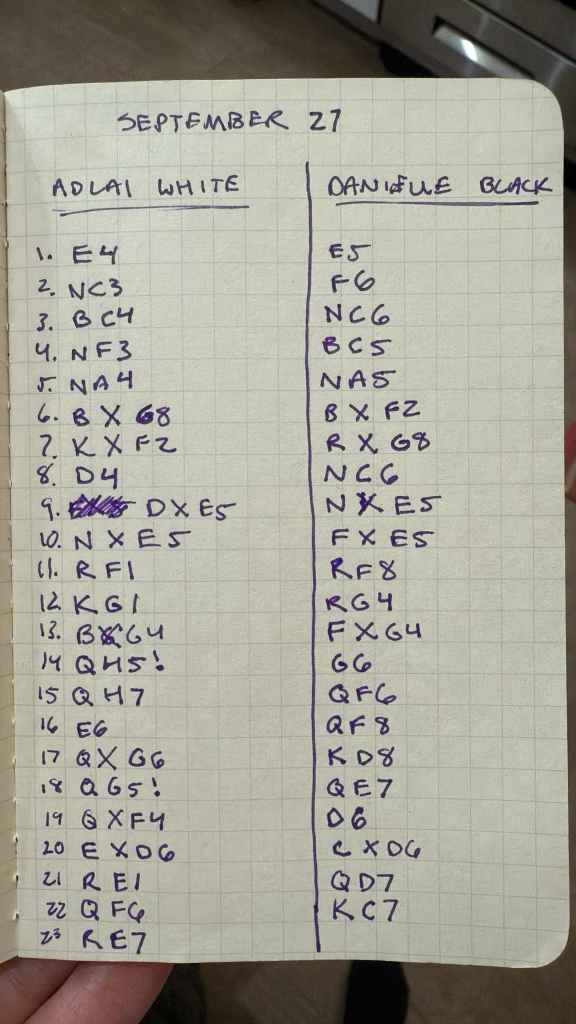
#> input picture img/src/1759549223658-IMG_293F39624621-1.jpeg, 1152 x 2048 px, found by its file name (shown at 1/2 size)
$ python chess_segmenter.py img/src/1759549223658-IMG_293F39624621-1.jpeg
#> lines starting #> are read from the running program, lines starting #| are printed output that depends on the picture; after the words box and inside, x2 and y2 are one past the last pixel; in counts of white or black regions, pixels touching at a corner belong together
#> in process_chess_layout, image is the input picture: shape (2048, 1152, 3); mean B, G, R 151.2, 163.8, 166
import sys
import json
from typing import List, Dict, Any, Tuple

import cv2
import numpy as np
import pytesseract
from sklearn.cluster import DBSCAN

import os
from datetime import datetime

def writefile(output_path: str, image_data):
    try:
        os.makedirs(os.path.dirname(output_path), exist_ok=True)
        success = cv2.imwrite(output_path, image_data)
        if success:
            return output_path
            print(f"✅ Cleaned image saved to {output_path}")
        else:
            return ''
            print(f"⚠️ Failed to write image file: {output_path}")
    except Exception as e:
        print(f"⚠️ Could not save cleaned image ({type(e).__name__}): {e}")
        return ''

def _read_image(image_path: str) -> Tuple[np.ndarray, int, int]:
    image = cv2.imread(image_path)
    if image is None:
        raise FileNotFoundError(f"Could not read image: {image_path}")
    h, w = image.shape[:2]
    return image, w, h


def _preprocess(image: np.ndarray, target_width: int = 1200) -> tuple[np.ndarray, float]:
    """Preprocess image to produce a clean binary mask and scale factor."""
#> called with target_width = 1200
    h, w = image.shape[:2]

    # Scale image if it's too large
    scale = 1.0
    if w > target_width:
        scale = target_width / float(w)
        new_w, new_h = int(w * scale), int(h * scale)
        image = cv2.resize(image, (new_w, new_h), interpolation=cv2.INTER_AREA)

    gray = cv2.cvtColor(image, cv2.COLOR_BGR2GRAY)
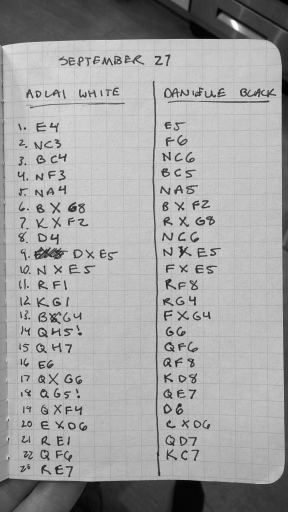
#> gray: shape (2048, 1152) (shown at 1/4 size); min 0, max 255, mean 163

    # Adaptive threshold (normal + inverted)
    th1 = cv2.adaptiveThreshold(
        gray, 255, cv2.ADAPTIVE_THRESH_GAUSSIAN_C, cv2.THRESH_BINARY_INV, 25, 15
    )
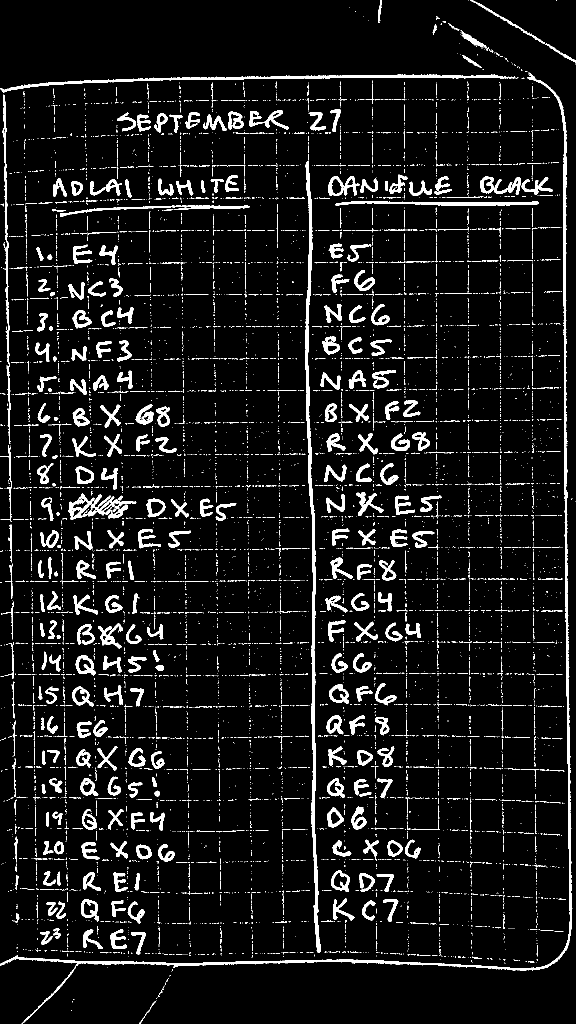
#> th1: shape (2048, 1152) (shown at 1/2 size); 7.5% white; 6851 white regions (6183 under 20 px), largest, box (x1, y1, x2, y2) and area: (0, 145, 1145, 1942) 13242, (610, 322, 641, 1905) 9229, (0, 148, 1031, 186) 5109
    th2 = cv2.adaptiveThreshold(
        255 - gray, 255, cv2.ADAPTIVE_THRESH_GAUSSIAN_C, cv2.THRESH_BINARY_INV, 25, 15
    )
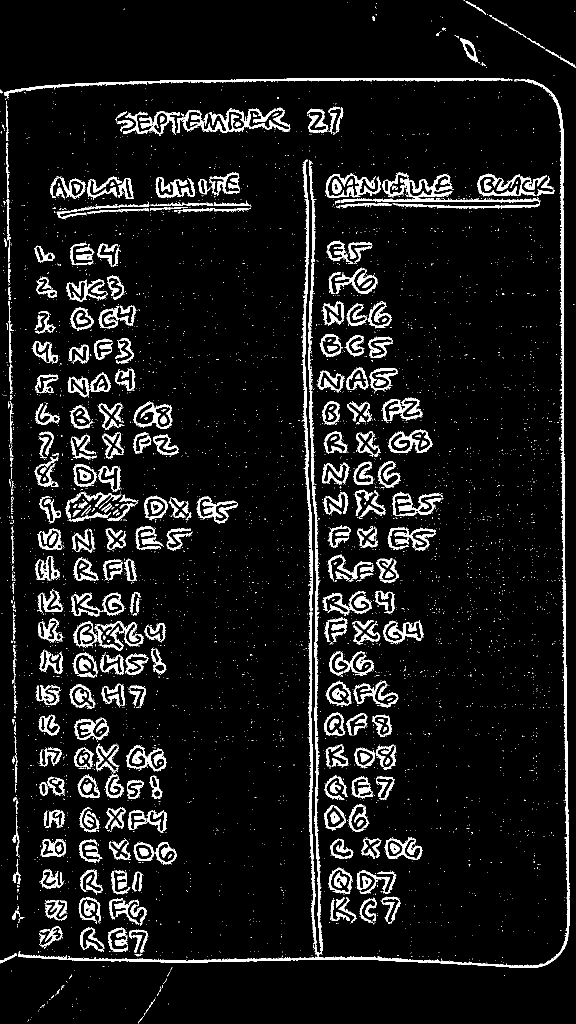
#> th2: shape (2048, 1152) (shown at 1/2 size); 8.2% white; 4726 white regions (4321 under 20 px), largest, box (x1, y1, x2, y2) and area: (944, 158, 1139, 1936) 9115, (616, 320, 646, 1904) 6922, (8, 156, 1025, 196) 4646
    merged = cv2.bitwise_or(th1, th2)
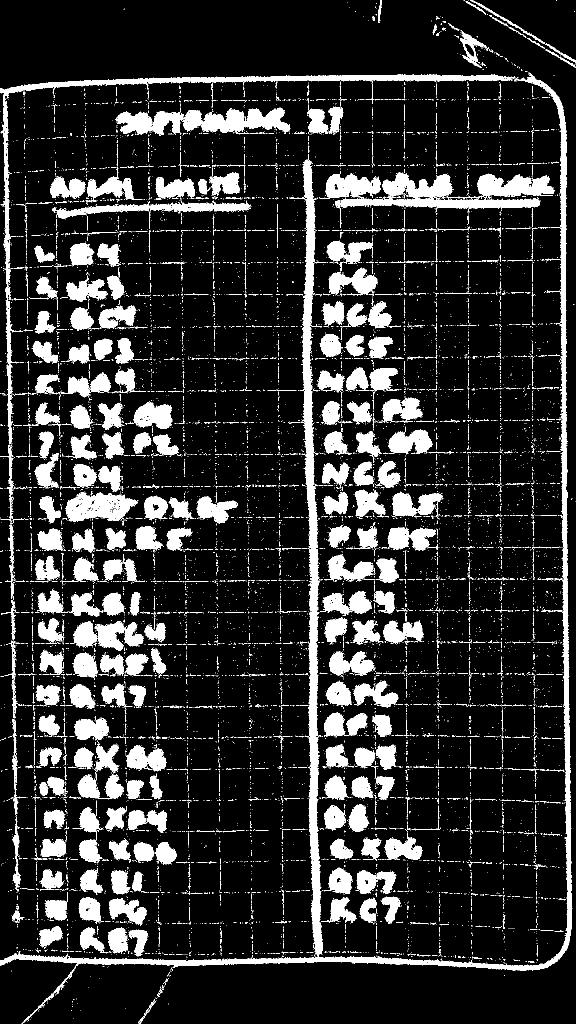
#> merged: shape (2048, 1152) (shown at 1/2 size); 15.7% white; 10570 white regions (9983 under 20 px), largest, box (x1, y1, x2, y2) and area: (0, 145, 1145, 1942) 26896, (601, 308, 646, 1909) 23453, (0, 148, 1031, 888) 14135

    # Clean up small artifacts
    kernel = cv2.getStructuringElement(cv2.MORPH_RECT, (3, 3))
    cleaned = cv2.morphologyEx(merged, cv2.MORPH_OPEN, kernel, iterations=1)
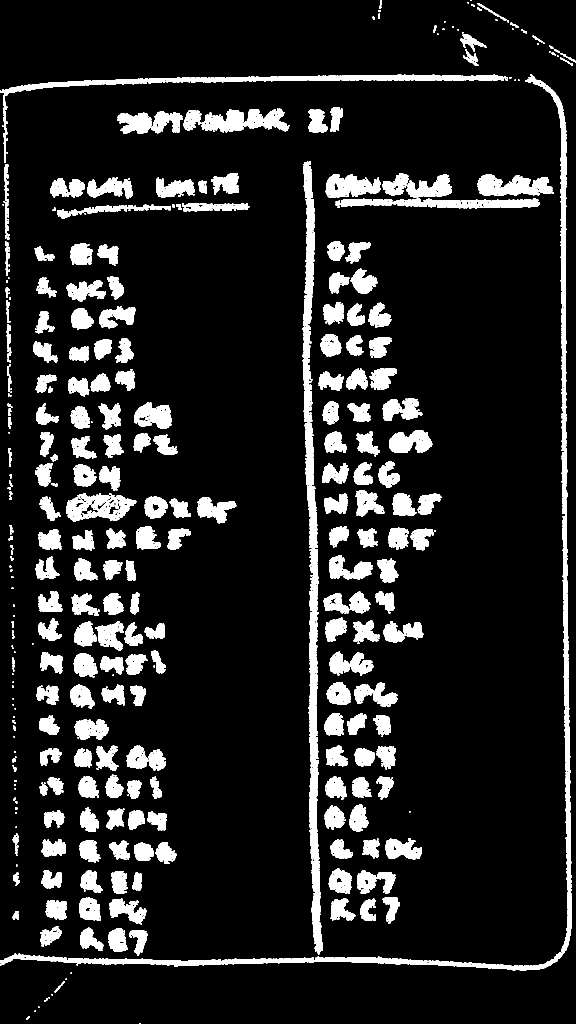
#> cleaned: shape (2048, 1152) (shown at 1/2 size); 12.4% white; 424 white regions (166 under 20 px), largest, box (x1, y1, x2, y2) and area: (604, 322, 646, 1909) 21975, (444, 148, 1144, 1941) 21527, (0, 148, 1012, 326) 9828
    cleaned = cv2.morphologyEx(cleaned, cv2.MORPH_CLOSE, kernel, iterations=1)
#> cleaned: shape (2048, 1152); 13.4% white; 273 white regions (54 under 20 px), largest, box (x1, y1, x2, y2) and area: (0, 148, 1144, 1941) 27142, (604, 322, 646, 1909) 23854, (0, 148, 1023, 479) 11380

    return cleaned, scale

# [15 lines left out: function is_index_candidate, not called in this run]


def process_chess_layout(image_path: str):
    """Detect chess move columns, rows, and potential index regions."""
    image = cv2.imread(image_path)
    if image is None:
        raise ValueError(f"Could not read image: {image_path}")

    binary, scale = _preprocess(image)
#> scale = 1
#> (the rest of the program and of its run is left out)
